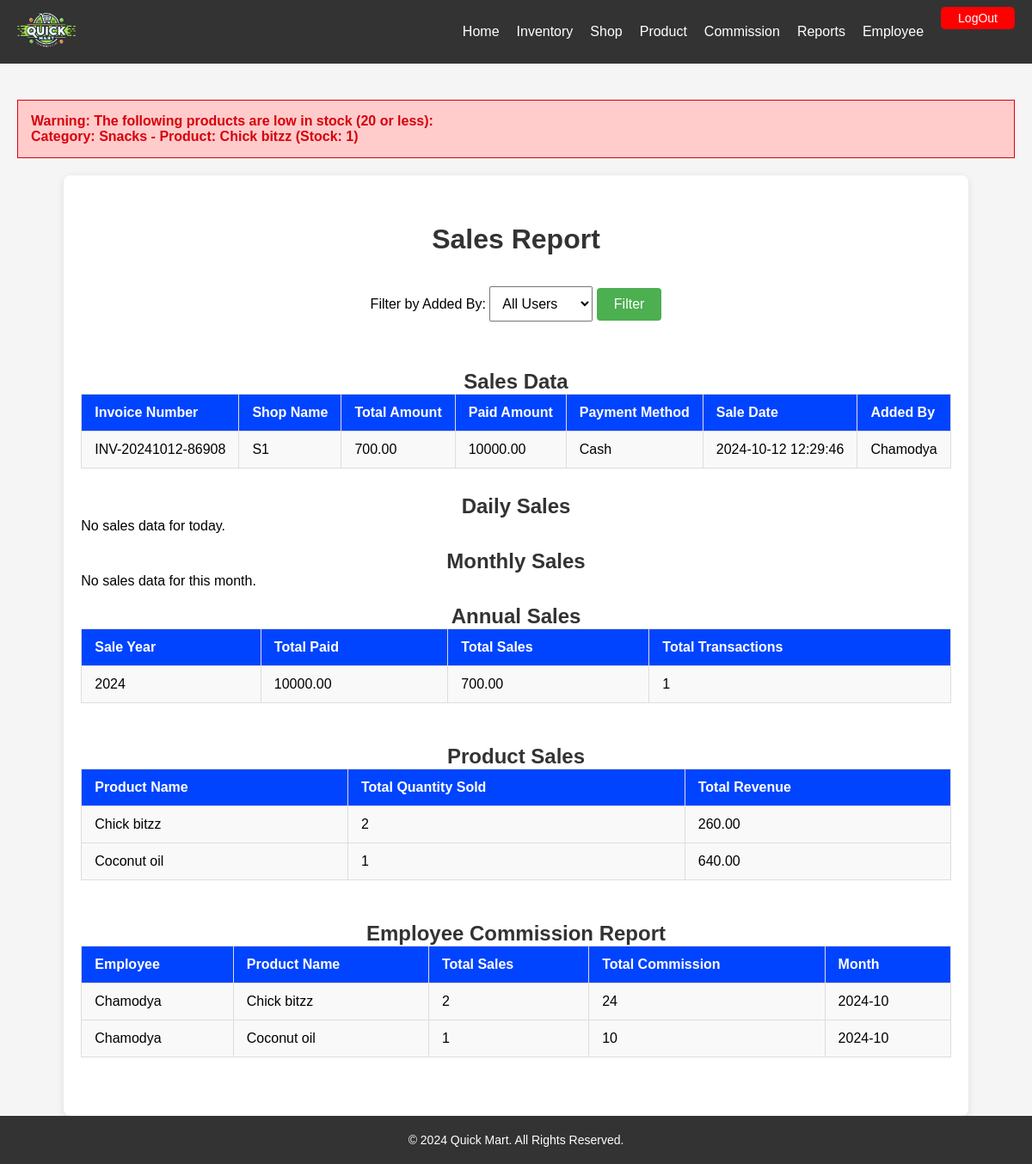
The app's page /admin_php/admin_reports.php (signed in) with its own data.
### tables this page shows
CREATE TABLE IF NOT EXISTS `product` (
  `product_id` int NOT NULL AUTO_INCREMENT,
  `product_name` varchar(50) NOT NULL,
  `category` varchar(50) NOT NULL,
  `size` varchar(50) NOT NULL,
  `profit_price` decimal(10,0) NOT NULL,
  `shop_price` decimal(10,0) NOT NULL,
  `retail_price` decimal(10,0) NOT NULL,
  `qty` int NOT NULL DEFAULT '0',
  PRIMARY KEY (`product_id`)
);

CREATE TABLE IF NOT EXISTS `sales` (
  `sale_id` int NOT NULL AUTO_INCREMENT,
  `shop_name` varchar(255) DEFAULT NULL,
  `shop_location` varchar(255) DEFAULT NULL,
  `shop_contact` varchar(50) DEFAULT NULL,
  `payment_method` varchar(50) DEFAULT NULL,
  `paid_amount` decimal(10,2) DEFAULT NULL,
  `change_amount` decimal(10,2) DEFAULT NULL,
  `credit_balance` decimal(10,2) DEFAULT NULL,
  `cheque_number` varchar(100) DEFAULT NULL,
  `reference_number` varchar(100) DEFAULT NULL,
  `total_amount` decimal(10,2) DEFAULT NULL,
  `sale_date` datetime DEFAULT CURRENT_TIMESTAMP,
  `invoice_number` varchar(20) NOT NULL,
  `status` varchar(1000) NOT NULL,
  `product_details` text,
  `added_by` varchar(255) DEFAULT NULL,
  PRIMARY KEY (`sale_id`)
);

### admin_php/admin_reports.php (the view, shortened to what this page needs)
<?php
include '../db_connection.php';
$sql = "SELECT * FROM sales";
$stmt = $conn->prepare($sql);
$stmt->execute();
$sales_result = $stmt->get_result();
function getDailySales($conn) {
    $sql = "SELECT
                DATE(sale_date) AS sale_day,
                SUM(paid_amount) AS total_paid,
                SUM(total_amount) AS total_sales,
                COUNT(*) AS total_transactions
            FROM sales
            WHERE DATE(sale_date) = CURDATE()
            GROUP BY sale_day";
    return $conn->query($sql);
}
function getMonthlySales($conn) {
    $sql = "SELECT
                DATE_FORMAT(sale_date, '%Y-%m') AS sale_month,
                SUM(paid_amount) AS total_paid,
                SUM(total_amount) AS total_sales,
                COUNT(*) AS total_transactions
            FROM sales
            WHERE YEAR(sale_date) = YEAR(CURDATE())
            AND MONTH(sale_date) = MONTH(CURDATE())
            GROUP BY sale_month";
    return $conn->query($sql);
}
function getAnnualSales($conn) {
    $sql = "SELECT
                YEAR(sale_date) AS sale_year,
                SUM(paid_amount) AS total_paid,
                SUM(total_amount) AS total_sales,
                COUNT(*) AS total_transactions
            FROM sales
            WHERE YEAR(sale_date) = YEAR(CURDATE())
            GROUP BY sale_year";
    return $conn->query($sql);
}
function getProductSales($conn) {
    $sql = "
        SELECT
            product_name,
            SUM(quantity) AS total_quantity_sold,
            SUM(quantity * sale_price) AS total_revenue
        FROM
            sales_products
        GROUP BY
            product_name
        ORDER BY
            total_quantity_sold DESC
    ";
    $result = $conn->query($sql);
    return $result;
}
function getEmployeeCommissions($conn) {
    $sql = "
    SELECT
    employee.username,
    sales_products.product_name,
    SUM(sales_products.quantity) AS total_sales,
    SUM(sales_products.quantity * commission.commission_rate) AS total_commission,
    DATE_FORMAT(sales.sale_date, '%Y-%m') AS sale_month
FROM
    sales
JOIN
    sales_products ON sales.sale_id = sales_products.sale_id
JOIN
    commission ON sales_products.product_name = commission.product_name
JOIN
    employee ON sales.added_by = employee.username
GROUP BY
    employee.username, product_name, sale_month
ORDER BY
    sale_month DESC";
    return $conn->query($sql);
}
$dailySales = getDailySales($conn);
$monthlySales = getMonthlySales($conn);
$annualSales = getAnnualSales($conn);
$productSales = getProductSales($conn);
$employeeCommissions = getEmployeeCommissions($conn);
$low_stock_sql = "SELECT category, product_name, qty FROM product WHERE qty <= 20";
$low_stock_result = $conn->query($low_stock_sql);
if ($low_stock_result->num_rows > 0) {
    $low_stock_message = "Warning: The following products are low in stock (20 or less):<br>";
    while ($row = $low_stock_result->fetch_assoc()) {
        $low_stock_message .= "Category: " . htmlspecialchars($row['category']) . " - Product: " . htmlspecialchars($row['product_name']) . " (Stock: " . htmlspecialchars($row['qty']) . ")<br>";
    }
}
?>
<!DOCTYPE html>
<html lang="en">
<head>
    <link rel="stylesheet" href="../admin_css/admin_nav.css">
    <link rel="stylesheet" href="../admin_css/admin_footer.css">
    <link rel="stylesheet" href="../admin_css/admin_reports.css">
</head>
<body>
<?php include '../admin_php/admin_nav.php'; ?>
<br><br>
<?php if (!empty($low_stock_message)): ?>
    <div class="low-stock-notification">
        <?= $low_stock_message ?>
    </div>
<?php endif; ?>
<div class="container">
    <br/><br/>
    <h1>Sales Report</h1>
    <br><br>
    <form method="POST" action="admin_reports.php">
        <label for="added_by_filter">Filter by Added By:</label>
        <select name="added_by_filter" id="added_by_filter">
            <option value="">All Users</option>
        </select>
        <button type="submit">Filter</button>
    </form>
    <br><br>
    <h2>Sales Data</h2>
    <?php if ($sales_result->num_rows > 0): ?>
        <table class="sales-table">
            <thead>
                <tr>
                    <th>Invoice Number</th>
                    <th>Shop Name</th>
                    <th>Total Amount</th>
                    <th>Paid Amount</th>
                    <th>Payment Method</th>
                    <th>Sale Date</th>
                    <th>Added By</th>
                </tr>
            </thead>
            <tbody>
                <?php while ($row = $sales_result->fetch_assoc()): ?>
                    <tr>
                        <td><?= htmlspecialchars($row['invoice_number']); ?></td>
                        <td><?= htmlspecialchars($row['shop_name']); ?></td>
                        <td><?= htmlspecialchars($row['total_amount']); ?></td>
                        <td><?= htmlspecialchars($row['paid_amount']); ?></td>
                        <td><?= htmlspecialchars($row['payment_method']); ?></td>
                        <td><?= htmlspecialchars($row['sale_date']); ?></td>
                        <td><?= htmlspecialchars($row['added_by']); ?></td>
                    </tr>
                <?php endwhile; ?>
            </tbody>
        </table>
    <?php else: ?>
        <p>No sales records found for this user.</p>
    <?php endif; ?>
    <h2>Daily Sales</h2>
    <?php if ($dailySales->num_rows > 0): ?>
        <table>
            <thead>
                <tr>
                    <th>Sale Day</th>
                    <th>Total Paid</th>
                    <th>Total Sales</th>
                    <th>Total Transactions</th>
                </tr>
            </thead>
            <tbody>
                <?php while ($row = $dailySales->fetch_assoc()): ?>
                    <tr>
                        <td><?= htmlspecialchars($row['sale_day']) ?></td>
                        <td><?= htmlspecialchars($row['total_paid']) ?></td>
                        <td><?= htmlspecialchars($row['total_sales']) ?></td>
                        <td><?= htmlspecialchars($row['total_transactions']) ?></td>
                    </tr>
                <?php endwhile; ?>
            </tbody>
        </table>
    <?php else: ?>
        <p>No sales data for today.</p>
    <?php endif; ?>
    <br>
    <h2>Monthly Sales</h2>
    <?php if ($monthlySales->num_rows > 0): ?>
        <table>
            <thead>
                <tr>
                    <th>Sale Month</th>
                    <th>Total Paid</th>
                    <th>Total Sales</th>
                    <th>Total Transactions</th>
                </tr>
            </thead>
            <tbody>
                <?php while ($row = $monthlySales->fetch_assoc()): ?>
                    <tr>
                        <td><?= htmlspecialchars($row['sale_month']) ?></td>
                        <td><?= htmlspecialchars($row['total_paid']) ?></td>
                        <td><?= htmlspecialchars($row['total_sales']) ?></td>
                        <td><?= htmlspecialchars($row['total_transactions']) ?></td>
                    </tr>
                <?php endwhile; ?>
            </tbody>
        </table>
    <?php else: ?>
        <p>No sales data for this month.</p>
    <?php endif; ?>
    <br>
    <h2>Annual Sales</h2>
    <?php if ($annualSales->num_rows > 0): ?>
        <table>
            <thead>
                <tr>
                    <th>Sale Year</th>
                    <th>Total Paid</th>
                    <th>Total Sales</th>
                    <th>Total Transactions</th>
                </tr>
            </thead>
            <tbody>
                <?php while ($row = $annualSales->fetch_assoc()): ?>
                    <tr>
                        <td><?= htmlspecialchars($row['sale_year']) ?></td>
                        <td><?= htmlspecialchars($row['total_paid']) ?></td>
                        <td><?= htmlspecialchars($row['total_sales']) ?></td>
                        <td><?= htmlspecialchars($row['total_transactions']) ?></td>
                    </tr>
                <?php endwhile; ?>
            </tbody>
        </table>
    <?php else: ?>
        <p>No sales data for this year.</p>
    <?php endif; ?>
    <br>
    <h2>Product Sales</h2>
    <?php if ($productSales->num_rows > 0): ?>
        <table>
            <thead>
                <tr>
                    <th>Product Name</th>
                    <th>Total Quantity Sold</th>
                    <th>Total Revenue</th>
                </tr>
            </thead>
            <tbody>
                <?php while ($row = $productSales->fetch_assoc()): ?>
                    <tr>
                        <td><?= htmlspecialchars($row['product_name']) ?></td>
                        <td><?= htmlspecialchars($row['total_quantity_sold']) ?></td>
                        <td><?= htmlspecialchars($row['total_revenue']) ?></td>
                    </tr>
                <?php endwhile; ?>
            </tbody>
        </table>
    <?php else: ?>
        <p>No product sales data available.</p>
    <?php endif; ?>
    <br>
    <h2>Employee Commission Report</h2>
    <?php if ($employeeCommissions->num_rows > 0): ?>
        <table class="commission-table">
            <thead>
                <tr>
                    <th>Employee</th>
                    <th>Product Name</th>
                    <th>Total Sales</th>
                    <th>Total Commission</th>
                    <th>Month</th>
                </tr>
            </thead>
            <tbody>
                <?php while ($row = $employeeCommissions->fetch_assoc()): ?>
                    <tr>
                        <td><?= htmlspecialchars($row['username']); ?></td>
                        <td><?= htmlspecialchars($row['product_name']); ?></td>
                        <td><?= htmlspecialchars($row['total_sales']); ?></td>
                        <td><?= htmlspecialchars($row['total_commission']); ?></td>
                        <td><?= htmlspecialchars($row['sale_month']); ?></td>
                    </tr>
                <?php endwhile; ?>
            </tbody>
        </table>
    <?php else: ?>
        <p>No commission data found.</p>
    <?php endif; ?>
    <br>
    </div>
<?php include '../admin_php/admin_footer.php'; ?>
</body>
</html>

### admin_css/admin_nav.css (style rules this page uses)
body { font-family: Arial, sans-serif; margin: 0; padding: 0; background-color: #f4f4f4; padding-top: 60px; }

### admin_css/admin_footer.css (style rules this page uses)
* { margin: 0; padding: 0; box-sizing: border-box; }
body { font-family: Arial, sans-serif; display: flex; flex-direction: column; min-height: 100vh; }

### admin_css/admin_reports.css (style rules this page uses)
body { font-family: "Segoe UI", Tahoma, Geneva, Verdana, sans-serif; background-color: #f9f9f9; margin: 0; padding: 20px; }
.container { max-width: 1200px; margin: 0 auto; background-color: #ffffff; padding: 20px; box-shadow: 0px 2px 10px rgba(0, 0, 0, 0.1); border-radius: 8px; }
h1, h2 { text-align: center; color: #333; }
table { width: 100%; border-collapse: collapse; margin-bottom: 30px; }
table th, table td { border: 1px solid #ddd; padding: 12px 15px; text-align: left; }
table th { background-color: #ff5c00; color: #ffffff; }
table td { background-color: #f9f9f9; }
table th { background-color: #0044ff; color: #ffffff; }
form { margin-bottom: 20px; text-align: center; }
form select { padding: 10px; font-size: 1rem; }
form button { padding: 10px 20px; font-size: 1rem; background-color: #4caf50; color: white; border: none; cursor: pointer; border-radius: 4px; }

### admin_php/admin_reports.php (style rules this page uses)
.low-stock-notification { background-color: #ffcccb; color: #d8000c; padding: 15px; border: 1px solid #d8000c; margin: 20px; font-weight: bold; }

### admin_php/admin_nav.php (style rules this page uses)
body { background-color: whitesmoke; }

### records on screen
product: category "Snacks", product_name "Chick bitzz", qty "1"
sales: invoice_number "INV-20241012-86908", shop_name "S1", total_amount "700.00", paid_amount "10000.00", payment_method "Cash", sale_date "2024-10-12 12:29:46", added_by "Chamodya"

### other values on screen
$row['sale_year'] "2024"
$row['total_paid'] "10000.00"
$row['total_sales'] "700.00"
$row['total_transactions'] "1"
$row['product_name'] "Chick bitzz"
$row['total_quantity_sold'] "2"
$row['total_revenue'] "260.00"
$row['product_name'] "Coconut oil"
$row['total_quantity_sold'] "1"
$row['total_revenue'] "640.00"
$row['username'] "Chamodya"
$row['total_sales'] "2"
$row['total_commission'] "24"
$row['sale_month'] "2024-10"
$row['total_sales'] "1"
